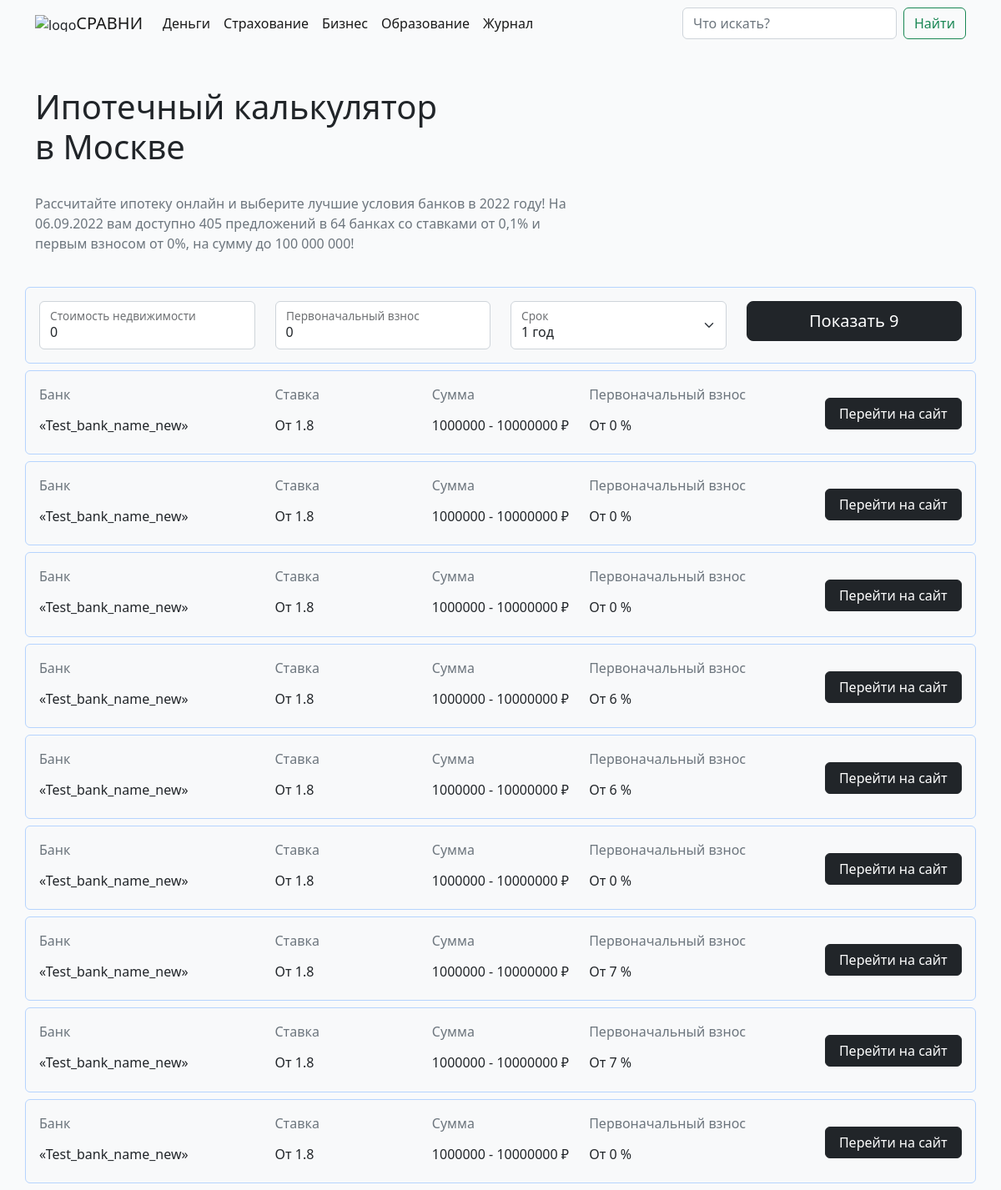
The app's page /, older data.
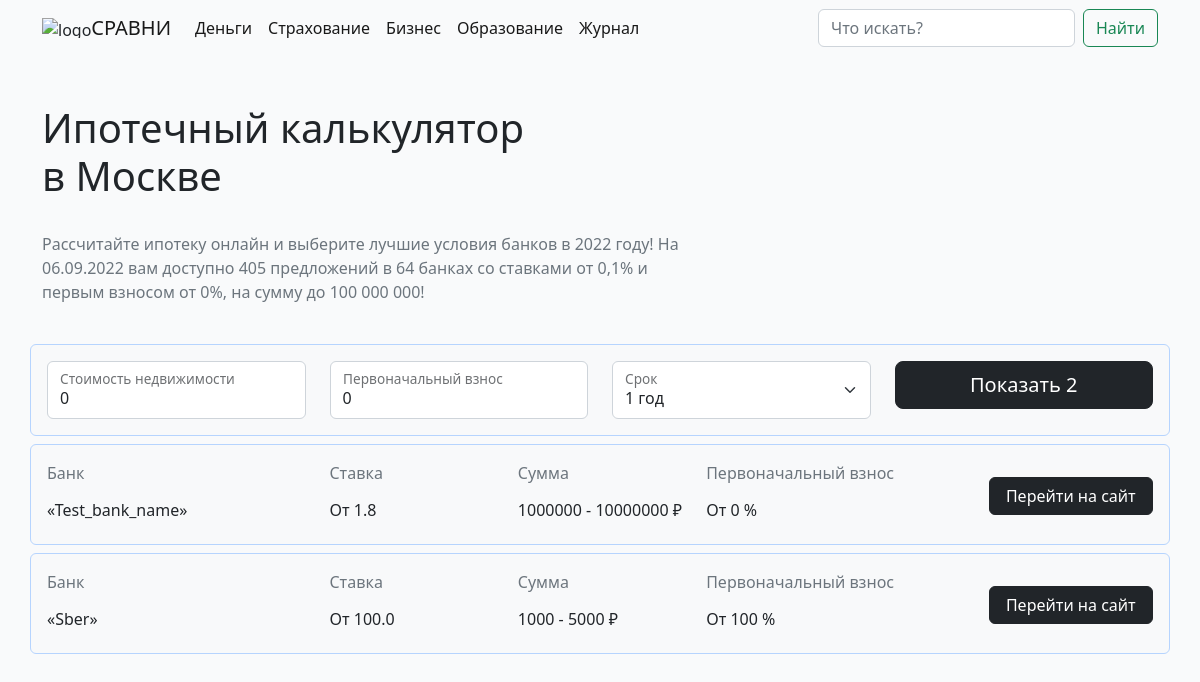
The same page, newer data.
### mortgagecalc/models.py (models this page shows, shortened)
class BanksBase(models.Model):
    payment = models.IntegerField(max_length=20, null=True, verbose_name='Платеж в месяц', default=None)
    bank_name = models.CharField(max_length=20, verbose_name='Название банка')
    term_min = models.IntegerField(max_length=3, verbose_name='Срок ипотеки, ОТ')
    term_max = models.IntegerField(max_length=3, verbose_name='Срок ипотеки, ДО')
    rate_min = models.FloatField(max_length=5, verbose_name='Ставка, ОТ')
    rate_max = models.FloatField(max_length=5, verbose_name='Ставка, ДО')
    payment_min = models.IntegerField(max_length=20, verbose_name='Ставка кредита, ОТ')
    payment_max = models.IntegerField(max_length=20, verbose_name='Ставка кредита, ДО')

### mortgagecalc/views.py (the view)
# urls.py: path('', views.index),
def index(request):
    banks = BanksBase.objects.all()
    banks_count = banks.values().count()
    calc_form = CalcForm()
    data = {
        'city': "Москве", # список городов, где можно проводить поиск
        'year': now.year,
        'date': now.strftime("%d.%m.%Y"),
        'calc_form': calc_form,
        'banks': banks,
        "banks_count": banks_count,
    }
    return render(request, 'mortgagecalc/index.html', context=data)

### mortgagecalc/forms.py
class CalcForm(forms.Form):
    estate_price = forms.IntegerField()
    first_pay = forms.IntegerField()

### templates/mortgagecalc/index.html (shortened to what this page needs)
<!DOCTYPE html>
<html lang="en">
<head>
    <link href="https://cdn.jsdelivr.net/npm/bootstrap@5.2.0/dist/css/bootstrap.min.css" rel="stylesheet">
</head>
<body class="bg-light bg-opacity-75">
    <header>
        <nav class="navbar navbar-expand-lg">
          <div class="container">
            <img src="https://s91588.cdn.ngenix.net/shared/static/images/design-system/sravni-logo-sign.png" alt="logo" height="20">
            <a class="navbar-brand" href="http://127.0.0.1:8000/">СРАВНИ</a>
            <div class="collapse navbar-collapse" id="navbarSupportedContent">
              <ul class="navbar-nav me-auto mb-2 mb-lg-0">
                <li class="nav-item">
                  <a class="nav-link active" aria-current="page" href="#">Деньги</a>
                </li>
                <li class="nav-item">
                  <a class="nav-link active" href="#">Страхование</a>
                </li>
                <li class="nav-item">
                  <a class="nav-link active" href="#">Бизнес</a>
                </li>
                <li class="nav-item">
                  <a class="nav-link active">Образование</a>
                </li>
                  <li class="nav-item">
                  <a class="nav-link active">Журнал</a>
                </li>
              </ul>
              <form class="d-flex" role="search">
                <input class="form-control me-2" type="search" placeholder="Что искать?" aria-label="Search">
                <button class="btn btn-outline-success" type="submit">Найти</button>
              </form>
            </div>
          </div>
        </nav>
    </header><br><br>
    <div class="container">
        <h1>Ипотечный калькулятор<br> в {{ city }}</h1>
    </div><br>
    <div class="container">
        <div class="row">
            <div class="col-7">
                <p class="text-secondary">Рассчитайте ипотеку онлайн и выберите лучшие условия банков в {{ year }} году! На {{ date }} вам доступно 405 предложений в 64 банках со ставками от 0,1% и первым взносом от 0%, на сумму до 100 000 000!</p>
            </div>
            <div class="col-5">
            </div>
        </div>
    </div><br>
    <div class="alert alert-primary container p-3 mb-2 bg-light text-dark" role="alert">
        <form method="POST" action="http://127.0.0.1:8000/search/">
        <div class="row">
            <div class="col-3">
                <div class="form-floating">
                    <input type="number" name="price" class="form-control" placeholder="Стоимость недвижимости" value="0">
                    <label>Стоимость недвижимости</label>
                </div>
            </div>
            <div class="col-3">
                <div class="form-floating">
                    <input type="number" name="rate" class="form-control" placeholder="Первоначальный взнос" value="0">
                    <label>Первоначальный взнос</label>
                </div>
            </div>
            <div class="col-3">
                <div class="form-floating">
                    <select class="form-select" name="rate_time" aria-label="Floating label select example">
                        <option value="1">1 год</option>
                    </select>
                    <label>Cрок</label>
                </div>
            </div>
            <div class="col-3">
                <div class="d-grid gap-2 col mx-auto">
                    <button type="submit" class="btn btn-dark btn-lg">Показать {{ banks_count }}</button>
                </div>
            </div>
        </div>
        </form>
    </div>
    {% for bank in banks %}
    <div class="alert alert-primary container p-3 mb-2 bg-light text-dark" role="alert">
        <div class="row">
        <div class="col-3">
            <p class="text-secondary">Банк</p>
            <h6>«{{ bank.bank_name }}»</h6>
        </div>
        <div class="col-2">
            <p class="text-secondary">Ставка</p>
            <h6>От {{ bank.rate_min }}</h6>
        </div>
         <div class="col-2">
             <p class="text-secondary">Сумма</p>
                <h6>{{ bank.payment_min }} - {{ bank.payment_max }} ₽</h6>
        </div>
         <div class="col-3">
             <p class="text-secondary">Первоначальный взнос</p>
             {% if bank.payment is None %}
             <h6>От 0 %</h6>
             {% else %}
             <h6>От {{ bank.payment }} %</h6>
             {% endif %}
        </div>
        <div class="col-2">
            <div class="d-grid gap-2 col mx-auto">
                    <button type="submit" class="btn btn-dark btn">Перейти на сайт</button>
            </div>
        </div>
        </div>
    </div>
    {% endfor %}
</body>
</html>

Row changes from the older to the newer data that the page shows:
removed BanksBase: bank_name "Test_bank_name_new", rate_min "1.8", payment_min "1000000", payment_max "10000000", shows "От 0 %"
removed BanksBase: bank_name "Test_bank_name_new", rate_min "1.8", payment_min "1000000", payment_max "10000000", shows "От 0 %"
removed BanksBase: bank_name "Test_bank_name_new", rate_min "1.8", payment_min "1000000", payment_max "10000000", shows "От 0 %"
removed BanksBase: bank_name "Test_bank_name_new", rate_min "1.8", payment_min "1000000", payment_max "10000000", payment "6"
removed BanksBase: bank_name "Test_bank_name_new", rate_min "1.8", payment_min "1000000", payment_max "10000000", payment "6"
removed BanksBase: bank_name "Test_bank_name_new", rate_min "1.8", payment_min "1000000", payment_max "10000000", shows "От 0 %"
removed BanksBase: bank_name "Test_bank_name_new", rate_min "1.8", payment_min "1000000", payment_max "10000000", payment "7"
removed BanksBase: bank_name "Test_bank_name_new", rate_min "1.8", payment_min "1000000", payment_max "10000000", payment "7"
removed BanksBase: bank_name "Test_bank_name_new", rate_min "1.8", payment_min "1000000", payment_max "10000000", shows "От 0 %"
added BanksBase: bank_name "Test_bank_name", rate_min "1.8", payment_min "1000000", payment_max "10000000", shows "От 0 %"
added BanksBase: bank_name "Sber", rate_min "100.0", payment_min "1000", payment_max "5000", payment "100"
Text that changed along with them:
{{ banks_count }}: "9" → "2"
